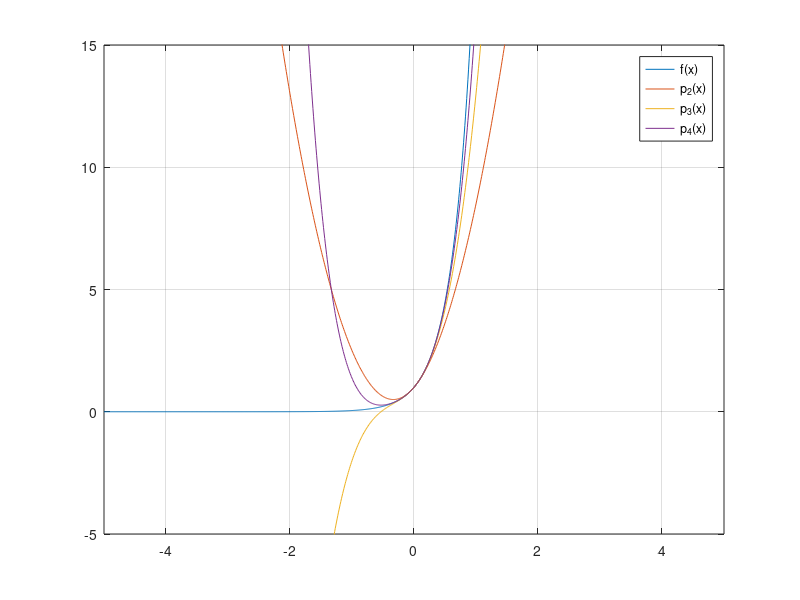

Here is the MATLAB script that generated this plot:
% PLOTE3XSERIES  Plot f(x)=e^3x and some of its low-order Taylor polynomials.

x = -5:.01:5;
p2 = 1 + 3*x + 3^2*x.^2/2;
p3 = p2 + 3^3*x.^3/factorial(3);
p4 = p3 + 3^4*x.^4/factorial(4);
plot(x,exp(3*x),x,p2,x,p3,x,p4)
axis([-5 5 -5 15])
grid on
legend('f(x)','p_2(x)','p_3(x)','p_4(x)')
